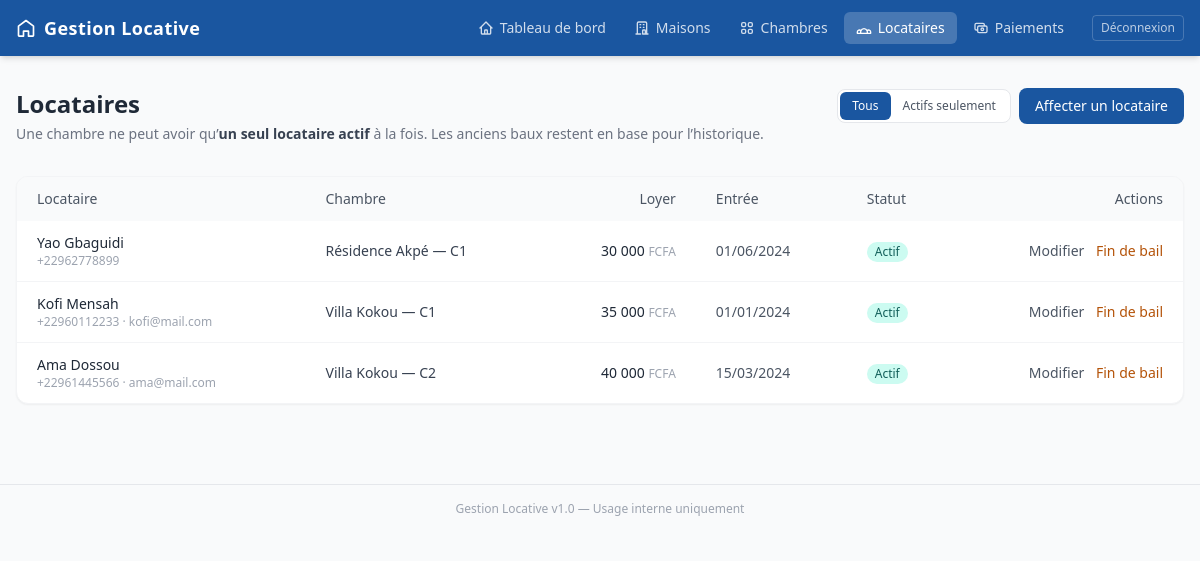
The page /pages/locataires/index.php (signed in) on the database its author committed.
### tables this page shows
CREATE TABLE IF NOT EXISTS locataires (
    id              INT UNSIGNED AUTO_INCREMENT PRIMARY KEY,
    chambre_id      INT UNSIGNED  NOT NULL,
    nom_complet     VARCHAR(150)  NOT NULL,
    telephone       VARCHAR(25)   NULL,
    email           VARCHAR(150)  NULL,
    loyer_mensuel   DECIMAL(10,2) NOT NULL,             
    date_entree     DATE          NOT NULL,
    date_sortie     DATE          NULL,                 
    actif           TINYINT(1)    DEFAULT 1,            
    created_at      TIMESTAMP     DEFAULT CURRENT_TIMESTAMP,

    CONSTRAINT fk_locataire_chambre
        FOREIGN KEY (chambre_id) REFERENCES chambres(id)
        ON DELETE RESTRICT ON UPDATE CASCADE
);

CREATE TABLE IF NOT EXISTS maisons (
    id          INT UNSIGNED AUTO_INCREMENT PRIMARY KEY,
    nom         VARCHAR(100)  NOT NULL,                
    adresse     VARCHAR(255)  NOT NULL,
    description TEXT          NULL,
    created_at  TIMESTAMP     DEFAULT CURRENT_TIMESTAMP
);

CREATE TABLE IF NOT EXISTS chambres (
    id          INT UNSIGNED AUTO_INCREMENT PRIMARY KEY,
    maison_id   INT UNSIGNED  NOT NULL,
    numero      VARCHAR(20)   NOT NULL,                
    description TEXT          NULL,
    statut      ENUM('libre','occupée') DEFAULT 'libre',
    created_at  TIMESTAMP     DEFAULT CURRENT_TIMESTAMP,

    CONSTRAINT fk_chambre_maison
        FOREIGN KEY (maison_id) REFERENCES maisons(id)
        ON DELETE CASCADE ON UPDATE CASCADE,

    UNIQUE KEY uq_chambre (maison_id, numero)
);

### pages/locataires/index.php (the view, shortened to what this page needs)
<?php
$db = Database::getInstance();
$filtre = $_GET['filtre'] ?? 'tous';
$where = $filtre === 'actifs' ? 'WHERE l.actif = 1' : '';
$sql = "
    SELECT l.id, l.nom_complet, l.telephone, l.email, l.loyer_mensuel, l.date_entree, l.date_sortie, l.actif,
           c.id AS chambre_id, c.numero AS chambre_numero, m.nom AS maison_nom
    FROM locataires l
    JOIN chambres c ON c.id = l.chambre_id
    JOIN maisons m ON m.id = c.maison_id
    $where
    ORDER BY l.actif DESC, m.nom, c.numero, l.nom_complet
";
$rows = $db->query($sql)->fetchAll();
require_once __DIR__ . '/../../includes/header.php';
?>
<div class="flex flex-col lg:flex-row lg:items-start lg:justify-between gap-4 mb-8">
    <div>
        <h1 class="text-2xl font-semibold text-gray-800">Locataires</h1>
        <p class="text-sm text-gray-500 mt-1">Une chambre ne peut avoir qu’<strong class="text-gray-700">un seul locataire actif</strong> à la fois. Les anciens baux restent en base pour l’historique.</p>
    </div>
    <div class="flex flex-wrap items-center gap-2">
        <div class="flex rounded-lg border border-gray-200 bg-white p-0.5 text-xs">
            <a href="<?= BASE_URL ?>/pages/locataires/index.php?filtre=tous"
               class="px-3 py-1.5 rounded-md <?= $filtre === 'tous' ? 'bg-primary text-white' : 'text-gray-600 hover:bg-gray-50' ?>">Tous</a>
            <a href="<?= BASE_URL ?>/pages/locataires/index.php?filtre=actifs"
               class="px-3 py-1.5 rounded-md <?= $filtre === 'actifs' ? 'bg-primary text-white' : 'text-gray-600 hover:bg-gray-50' ?>">Actifs seulement</a>
        </div>
        <a href="<?= BASE_URL ?>/pages/locataires/add.php"
           class="inline-flex items-center px-4 py-2 rounded-lg bg-primary text-white text-sm font-medium hover:bg-primary-dark transition">
            Affecter un locataire
        </a>
    </div>
</div>
<section class="bg-white rounded-xl border border-gray-100 shadow-sm overflow-hidden">
    <?php if (empty($rows)): ?>
    <div class="p-10 text-center text-gray-500">
        <p class="font-medium text-gray-700 mb-2">Aucun locataire<?= $filtre === 'actifs' ? ' actif' : '' ?>.</p>
        <a href="<?= BASE_URL ?>/pages/locataires/add.php" class="text-primary text-sm hover:underline">Affecter un locataire à une chambre</a>
    </div>
    <?php else: ?>
    <div class="overflow-x-auto">
        <table class="min-w-full text-sm">
            <thead class="bg-gray-50 text-gray-600 text-left">
                <tr>
                    <th class="px-5 py-3 font-medium">Locataire</th>
                    <th class="px-5 py-3 font-medium">Chambre</th>
                    <th class="px-5 py-3 font-medium text-right">Loyer</th>
                    <th class="px-5 py-3 font-medium">Entrée</th>
                    <th class="px-5 py-3 font-medium">Statut</th>
                    <th class="px-5 py-3 font-medium text-right">Actions</th>
                </tr>
            </thead>
            <tbody class="divide-y divide-gray-100">
                <?php foreach ($rows as $r): ?>
                <tr class="hover:bg-gray-50/80 <?= empty($r['actif']) ? 'opacity-75' : '' ?>">
                    <td class="px-5 py-3">
                        <p class="font-medium text-gray-800"><?= htmlspecialchars($r['nom_complet']) ?></p>
                        <p class="text-xs text-gray-400">
                            <?php if (!empty($r['telephone'])): ?><?= htmlspecialchars($r['telephone']) ?><?php endif; ?>
                            <?php if (!empty($r['telephone']) && !empty($r['email'])): ?> · <?php endif; ?>
                            <?php if (!empty($r['email'])): ?><?= htmlspecialchars($r['email']) ?><?php endif; ?>
                        </p>
                    </td>
                    <td class="px-5 py-3 text-gray-700">
                        <?= htmlspecialchars($r['maison_nom']) ?> — <span class="font-medium"><?= htmlspecialchars($r['chambre_numero']) ?></span>
                    </td>
                    <td class="px-5 py-3 text-right font-medium text-gray-800">
                        <?= number_format((float) $r['loyer_mensuel'], 0, ',', ' ') ?> <span class="text-gray-400 text-xs">FCFA</span>
                    </td>
                    <td class="px-5 py-3 text-gray-600 whitespace-nowrap">
                        <?= date('d/m/Y', strtotime($r['date_entree'])) ?>
                    </td>
                    <td class="px-5 py-3">
                        <?php if (!empty($r['actif'])): ?>
                        <span class="inline-flex px-2 py-0.5 rounded-full text-xs font-medium bg-teal-100 text-teal-800">Actif</span>
                        <?php else: ?>
                        <span class="inline-flex px-2 py-0.5 rounded-full text-xs font-medium bg-gray-100 text-gray-600">Ancien bail</span>
                        <?php endif; ?>
                    </td>
                    <td class="px-5 py-3 text-right whitespace-nowrap">
                        <a href="<?= BASE_URL ?>/pages/locataires/edit.php?id=<?= (int) $r['id'] ?>"
                           class="text-gray-600 hover:underline mr-2">Modifier</a>
                        <?php if (!empty($r['actif'])): ?>
                        <a href="<?= BASE_URL ?>/pages/locataires/quitter.php?id=<?= (int) $r['id'] ?>"
                           class="text-amber-700 hover:underline">Fin de bail</a>
                        <?php endif; ?>
                    </td>
                </tr>
                <?php endforeach; ?>
            </tbody>
        </table>
    </div>
    <?php endif; ?>
</section>
<?php require_once __DIR__ . '/../../includes/footer.php'; ?>

### rows shown on the page
locataires: nom_complet "Yao Gbaguidi", telephone "+22962778899", maisons.nom "Résidence Akpé", chambre.numero "C1", loyer_mensuel "30 000", date_entree "01/06/2024", actif "Actif"
locataires: nom_complet "Kofi Mensah", telephone "+22960112233", email "kofi@mail.com", maisons.nom "Villa Kokou", chambre.numero "C1", loyer_mensuel "35 000", date_entree "01/01/2024", actif "Actif"
locataires: nom_complet "Ama Dossou", telephone "+22961445566", email "ama@mail.com", maisons.nom "Villa Kokou", chambre.numero "C2", loyer_mensuel "40 000", date_entree "15/03/2024", actif "Actif"

### other values the page prints
APP_NAME "Gestion Locative"
$label "Tableau de bord"
$label "Maisons"
$label "Chambres"
$label "Locataires"
$label "Paiements"
APP_VERSION "1.0"
